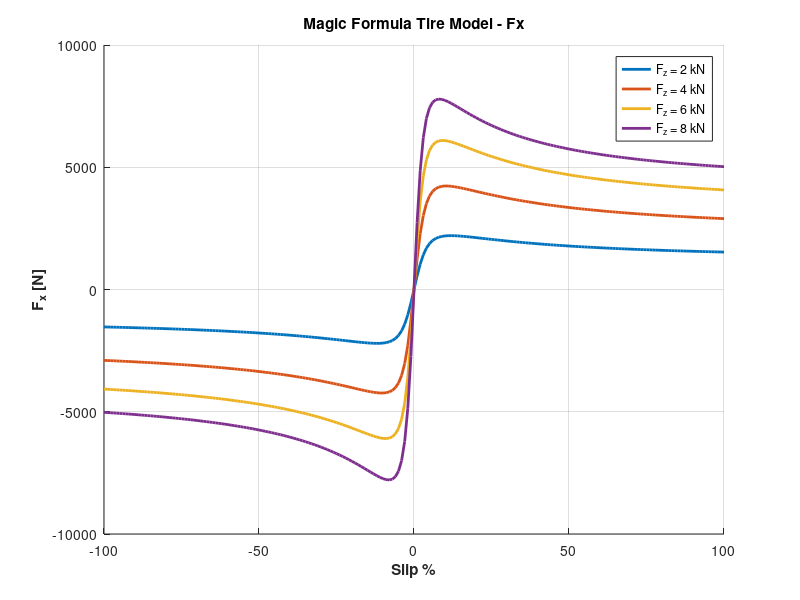
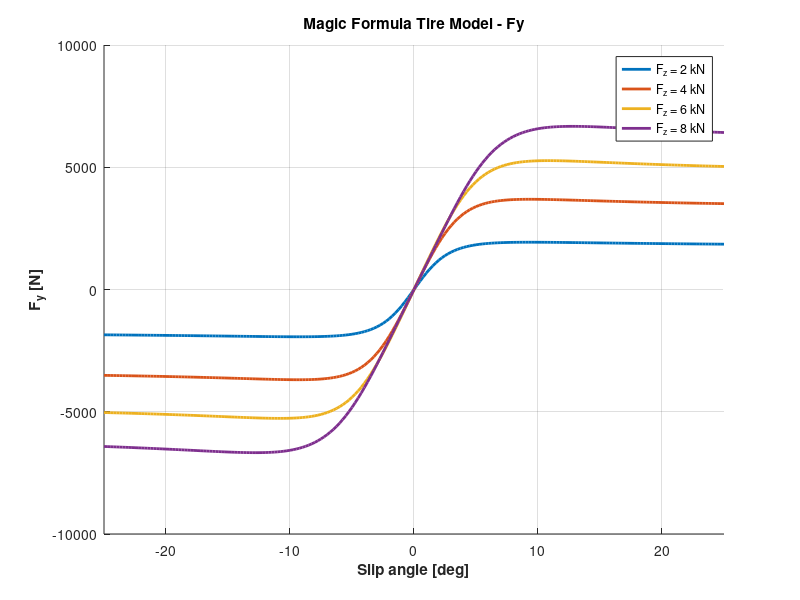
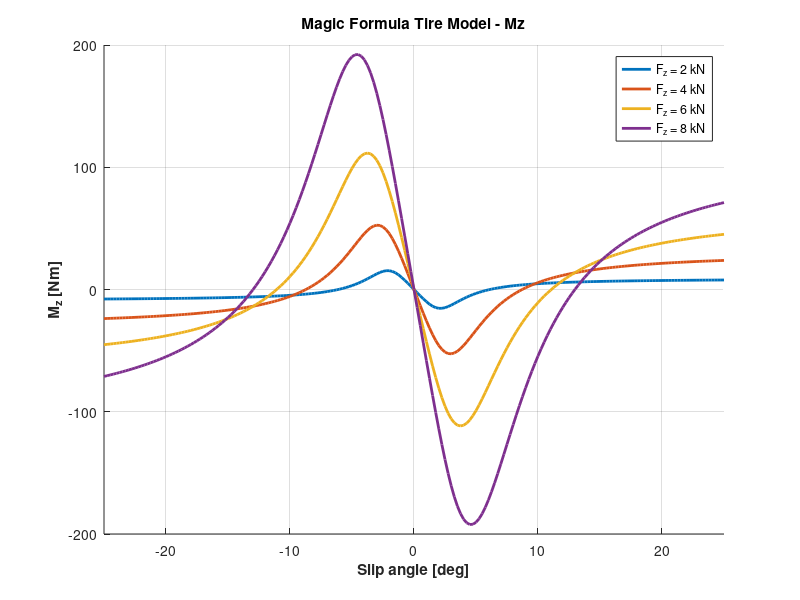
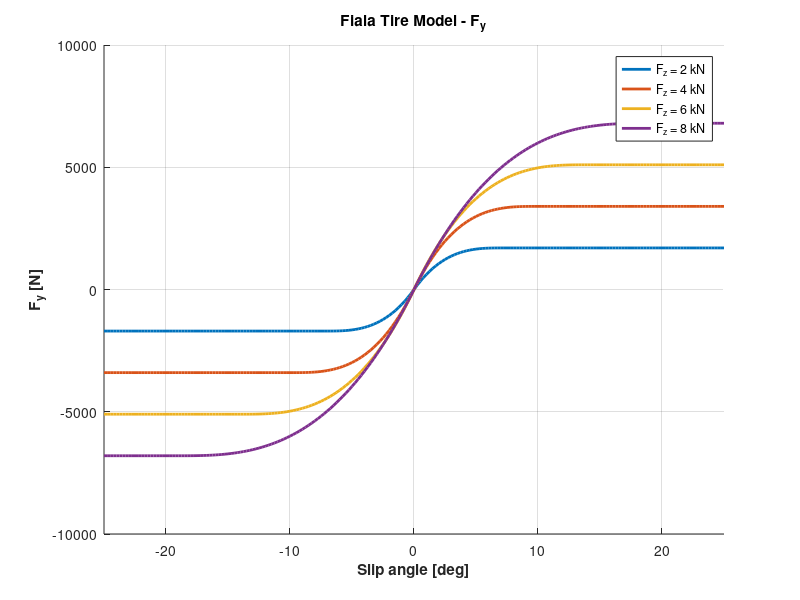

MATLAB code for these plots, in order:
% --- 1. General Input Parameters ---

Fz_N = [2000, 4000, 6000, 8000]; % Vertical loads [N]
Fz_kN = Fz_N / 1000;             % Vertical loads [kN]
alpha_deg = linspace(-25, 25, 201); % Slip angle range [deg]
alpha_rad = deg2rad(alpha_deg);     % Slip angle range [rad]
kappa = linspace(-1, 1, 201);       % Slip ratio range [-1 to 1]

% --- 2. Magic Formula Parameters (from Bakker et al. 1987) ---

% Lateral force parameters
a_Fy = [-22.1, 1011, 1078, 1.82, 0.208, 0.000, -0.354, 0.707]; 
c_Fy = 1.30;
% Longitudinal force parameters
a_Fx = [-21.3, 1144, 49.6, 226, 0.069, -0.006, 0.056, 0.486];
c_Fx = 1.65;
% Self-aligning torque parameters
a_Mz = [-2.72, -2.28, -1.86, -2.73, 0.110, -0.070, 0.643, -4.04];
c_Mz = 2.40;

% --- 3. Dugoff & Fiala Model Parameters ---

mu_0 = 0.85;               % Peak static tire/road friction coeff.
U = 60/3.6 ;               % Longitudinal velocity [m/s]
A_s  = 0.0115;             % Friction reduction factor
Tw = 0.284 ;               % Fiala's tire model parameter

% --- 4. MAGIC FORMULA LONGITUDINAL FORCE (Fx) ---

Fx_magic = zeros(length(Fz_kN),length(kappa));    % empty matrix filled with zeros 
fig_Fx = figure('Name','Magic Formula - Fx', 'Color','w'); % graphic window settings
hold on; grid on;
% for loop instead of calculating them separately using empty matrix
for i = 1:length(Fz_kN)    
    fz = Fz_kN(i);        
    % Calculation of coefficients D, E, and B.
    D_fx = a_Fx(1)*fz^2 + a_Fx(2)*fz;
    E_fx = a_Fx(6)*fz^2 + a_Fx(7)*fz + a_Fx(8);
    B_fx = (a_Fx(3) * fz^2 + a_Fx(4) * fz) / (c_Fx * D_fx * exp(a_Fx(5)*fz));
    % Calculation of Phi (Φ) ( we use .* because of kappa is a vector)
    kappa_pct = kappa * 100;
    Phi_fx = (1 - E_fx) .* kappa_pct + (E_fx / B_fx) .* atan(B_fx .* kappa_pct);
    % Calculation of Fx
    Fx_magic(i, :) = D_fx .* sin(c_Fx .* atan(B_fx .* Phi_fx));
    % plotting the graph
    plot(kappa*100,Fx_magic(i,:),"LineWidth",2,'DisplayName', sprintf('F_z = %d kN', Fz_N(i)/1000));
end

% --- 5. MAGIC FORMULA - LATERAL FORCE (Fy) ---

Fy_magic = zeros(length(Fz_kN), length(alpha_deg));          % empty matrix filled with zeros 
fig_Fy = figure('Name', 'Magic Formula - Fy', 'Color', 'w'); % graphic window settings
hold on; grid on;
% for loop instead of calculating them separately using empty matrix
for i = 1:length(Fz_kN)
    fz = Fz_kN(i);
    % Calculation of coefficients D, E, and B.
    D_fy = a_Fy(1)*fz^2 + a_Fy(2)*fz;
    E_fy = a_Fy(6)*fz^2 + a_Fy(7)*fz + a_Fy(8);
    B_fy = (a_Fy(3)*sin(a_Fy(4)*atan(a_Fy(5)*fz))) / (c_Fy * D_fy);
    % Calculation of Phi (Φ) ( we use .* because alpha_deg is a vector)
    Phi_fy = (1 - E_fy) .* alpha_deg + (E_fy / B_fy) .* atan(B_fy .* alpha_deg);
    % Calculation of Fy
    Fy_magic(i, :) = D_fy .* sin(c_Fy .* atan(B_fy .* Phi_fy));
    % plotting the graph
    plot(alpha_deg, Fy_magic(i, :), 'LineWidth', 2, 'DisplayName', sprintf('F_z = %d kN', Fz_N(i)/1000));
end

% --- 6. MAGIC FORMULA - TORQUE (Mz) ---

Mz_magic = zeros(length(Fz_kN), length(alpha_deg));           % empty matrix filled with zeros
fig_Mz = figure('Name', 'Magic Formula - Mz', 'Color', 'w');  % graphic window settings
hold on; grid on;
% for loop instead of calculating them separately using empty matrix
for i = 1:length(Fz_kN)
    fz = Fz_kN(i);
    % Calculation of coefficients D, E, and B.
    D_mz = a_Mz(1)*fz^2 + a_Mz(2)*fz;
    E_mz = a_Mz(6)*fz^2 + a_Mz(7)*fz + a_Mz(8);
    B_mz = (a_Mz(3)*fz^2 + a_Mz(4)*fz) / (c_Mz * D_mz * exp(a_Mz(5)*fz));
    % Calculation of Phi (Φ) ( we use .* because alpha_deg is a vector)
    Phi_mz = (1 - E_mz) .* alpha_deg + (E_mz / B_mz) .* atan(B_mz .* alpha_deg);
    % Calculation of Mz
    Mz_magic(i, :) = D_mz .* sin(c_Mz .* atan(B_mz .* Phi_mz));
    % plotting the graph
    plot(alpha_deg, Mz_magic(i, :), 'LineWidth', 2, 'DisplayName', sprintf('F_z = %d kN', Fz_N(i)/1000));
end

% --- 7. Graphics Settings ---

% For Fx
figure(fig_Fx);
title ('Magic Formula Tire Model - Fx',"FontWeight","bold");
xlabel ("Slip %","FontWeight","bold");
ylabel ("F_x [N]","FontWeight","bold");
legend("Location","best");
xlim([-100,100])
% For Fy
figure(fig_Fy);
title('Magic Formula Tire Model - Fy', 'FontWeight', 'bold');
xlabel('Slip angle [deg]', 'FontWeight', 'bold');
ylabel('F_y [N]', 'FontWeight', 'bold');
legend('Location', 'best');
xlim([-25 25]);
% For Mz
figure(fig_Mz);
title('Magic Formula Tire Model - Mz', 'FontWeight', 'bold');
xlabel('Slip angle [deg]', 'FontWeight', 'bold');
ylabel('M_z [Nm]', 'FontWeight', 'bold'); % Since it is torque, its unit is Nm.
legend('Location', 'best');
xlim([-25 25]);

% --- 8. TIRE STIFFNESS CALCULATIONS (Cs and C_alpha) ---
% Stiffness/Resistance values required for Fiala and Dugoff models
% Derived from the slope of the Magic Formula at the origin (B*C*D)

% Empty arrays to hold the results for 4% different loads
C_s = zeros(1, length(Fz_kN));           
C_alpha = zeros(1, length(Fz_kN));
disp('======================================================');
disp('   TIRE STIFFNESS VALUES DERIVED FROM MAGIC FORMULA   ');
% for loop instead of calculating them separately using empty matrix
for i = 1:length(Fz_kN)
    fz = Fz_kN(i);
    % 1. Longitudinal Stiffness (C_s)
    % The simplified form of the multiplication B_fx * c_Fx * D_fx in the article is  :
    C_s(i) = ((a_Fx(3) * fz^2 + a_Fx(4) * fz) / exp(a_Fx(5) * fz)) * 100;
    % 2. Lateral / Cornering Stiffness (C_alpha)
    % The simplified form of the multiplication B_fy * c_Fy * D_fy in the article is:
    C_alpha(i) = (a_Fy(3) * sin(a_Fy(4) * atan(a_Fy(5) * fz))) * (180/pi);
    % Printing the results to the Command Window
    fprintf('Fz = %d kN  |  C_s = %8.2f [N/ratio]  |  C_alpha = %8.2f [N/rad]\n',Fz_N(i)/1000, C_s(i), C_alpha(i));
end
disp('======================================================');

% --- 9. FIALA TIRE MODEL - LATERAL FORCE (Fy) & ALIGNING TORQUE (Mz) ---

% Fiala is a physical model. Calculations use radians (alpha_rad) instead of degrees.
Fy_fiala = zeros(length(Fz_kN),length(alpha_rad)) ;            % Empty matrix for  Fiala Fy
Mz_fiala = zeros(length(Fz_kN), length(alpha_rad));            % Empty matrix for  Fiala Mz
fig_Fy_fiala = figure("Name","Fiala Model - Fy","Color","w");     % graphic window settings
hold on;grid on;
fig_Mz_fiala = figure('Name', 'Fiala Model - Mz', 'Color', 'w');  % graphic window settings
hold on; grid on;

% for loop instead of calculating them separately using empty matrix
for i = 1:length(Fz_kN)
    fz_N = Fz_N(i);          
    C_a = C_alpha(i);                % Tıre (Lateral) Stiffness (N/rad) that we found in the previous section
    % Calculation of the critical slip angle (tan axis)
    tan_alpha_crit = (3 * mu_0 * fz_N) / C_a;    % This point is the physical limit where the tire transitions from grip to skidding
    % Since alpha_rad is a vector, we need to check each angle value individually
    for j = 1:length(alpha_rad)
            current_tan_alpha = abs(tan(alpha_rad(j)));
            % STATUS 1: ELASTIC REGION
            if current_tan_alpha < tan_alpha_crit % The tire is still able to grip the road; the cubic parabolic formula works
                H = 1 - (C_a * current_tan_alpha) / (3 * mu_0 * fz_N);
                Fy_fiala(i, j) = mu_0 * fz_N * (1 - H^3) * sign(alpha_rad(j));
                Mz_fiala(i, j) = mu_0 * fz_N * Tw * (1 - H) * (H^3) * sign(alpha_rad(j));
            % STATUS 2: PURE SLIDING REGION    
            else                                  % The tire burst. It gives the maximum friction force it can exert (mu * Fz).
                Fy_fiala(i, j) = mu_0 * fz_N * sign(alpha_rad(j)); 
                Mz_fiala(i, j) = 0;               % The alignment torque resets when the tire bursts.
            end
    end
    % plot of Fiala-Fy & Aligning Torque (Mz)
    figure(fig_Fy_fiala);
    plot(alpha_deg, Fy_fiala(i, :), 'LineWidth', 2, 'DisplayName', sprintf('F_z = %d kN', Fz_N(i)/1000));
    figure(fig_Mz_fiala);
    plot(alpha_deg, Mz_fiala(i, :), 'LineWidth', 2, 'DisplayName', sprintf('F_z = %d kN', Fz_N(i)/1000));
end
% Fiala-Fy & Aligning Torque (Mz) Graphics settings
figure(fig_Fy_fiala);
title('Fiala Tire Model - F_y', 'FontWeight', 'bold');
xlabel('Slip angle [deg]', 'FontWeight', 'bold');
ylabel('F_y [N]', 'FontWeight', 'bold');
legend('Location', 'best');
xlim([-25 25]);
figure(fig_Mz_fiala);
title('Fiala Tire Model - M_z', 'FontWeight', 'bold');
xlabel('Slip angle [deg]', 'FontWeight', 'bold');
ylabel('M_z [Nm]', 'FontWeight', 'bold');
legend('Location', 'best');
xlim([-25 25]);

% --- 10. FIALA TIRE MODEL - LONGITUDINAL FORCE (Fx) ---

% In Fx calculations, we use slip ratio (kappa).
Fx_fiala = zeros(length(Fz_kN), length(kappa));                      % Empty matrix for  Fiala Fx
fig_Fx_fiala = figure('Name', 'Fiala Model - Fx', 'Color', 'w');     % graphic window settings
hold on; grid on;
% for loop instead of calculating them separately using empty matrix
for i = 1:length(Fz_kN)
    fz_N = Fz_N(i);          
    c_s_val = C_s(i);         % Longitudinal Stiffness (N/ratio) that we found in the previous section
    % Calculation of the critical slip rate (kappa)
    kappa_crit = (mu_0 * fz_N) / (2 * c_s_val);   % That physical limit where you transition from holding on to sliding (spinning/locking)
    % Since kappa is a vector, we need to check each slip value individually
    for j = 1:length(kappa)
        S_s = abs(kappa(j));
        % STATUS 1: ELASTIC REGION (Linear)
        if S_s <= kappa_crit  % The tire is still gripping the asphalt while accelerating/decelerating
            Fx_fiala(i, j) = c_s_val * S_s * sign(kappa(j));    % Fx = Cs * Ss
        % STATUS 2: PURE SLIDING REGION (Parabolic Drop-off)    
        else                               % Full wheel spin (or brake lock-up). Friction is fixed at its maximum.
            Fx1 = mu_0 * fz_N;
            Fx2 = (mu_0 * fz_N)^2 / (4 * S_s * c_s_val);
            Fx_fiala(i, j) = sign(kappa(j)) * (Fx1 - Fx2);
        end
    end
    % plot of Fiala-Fx
    figure(fig_Fx_fiala);
    plot(kappa * 100, Fx_fiala(i, :), 'LineWidth', 2, 'DisplayName', sprintf('F_z = %d kN', Fz_N(i)/1000));
end
% Fiala-Fx Graphics settings
title('Fiala Tire Model - F_x', 'FontWeight', 'bold');
xlabel('Slip %', 'FontWeight', 'bold');
ylabel('F_x [N]', 'FontWeight', 'bold');
legend('Location', 'best');
xlim([-100 100]);

% --- 11. DUGOFF TIRE MODEL - LATERAL FORCE (Fy) ---

Fy_dugoff = zeros(length(Fz_kN), length(alpha_rad));                 % Empty matrix for  Dugoff Fy
fig_Fy_dugoff = figure('Name', 'Dugoff Model - Fy', 'Color', 'w');   % graphic window settings
hold on; grid on;
% for loop instead of calculating them separately using empty matrix
for i = 1:length(Fz_kN)
    fz_N = Fz_N(i);
    C_a = C_alpha(i);
    c_s_val = C_s(i);           % Longitudinal Stiffness (N/ratio)
    % Since alpha_rad is a vector, we need to check each angle value individually
    for j = 1:length(alpha_rad)
        alpha = alpha_rad(j);
        s = 0;                  % slip (s) is zero because no accelerator/brake is applied.
        % 1. Calculation of Sliding Speed (Vs) and Dynamic Friction (mu)
        V_s = U * sqrt(s^2 + tan(alpha)^2);
        mu = mu_0 * (1 - A_s * V_s);
        % 2. Lambda (Critical Limit) Calculation
        den = 2 * sqrt((c_s_val * s)^2 + (C_a * tan(alpha))^2); 
        % If the denominator is zero (at the origin), it shouldn't go to infinity:
        if den == 0
            lambda = 1000; % If the denominator is 0, it means the tire has 100% grip.
        else
            lambda = (mu * fz_N * (1 + s)) / den;
        end
        % 3. Piecewise f(lambda) Function
        if lambda < 1
            f_lambda = (2 - lambda) * lambda;
        else
            f_lambda = 1;
        end
        % 4. Final Dugoff Lateral Force (Fy) Formula
        Fy_dugoff(i, j) = C_a * (tan(alpha) / (1 + s)) * f_lambda;
    end
    % Plot of Dugoff-Fy 
    figure(fig_Fy_dugoff);
    plot(alpha_deg, Fy_dugoff(i, :), 'LineWidth', 2, 'DisplayName', sprintf('F_z = %d kN', Fz_N(i)/1000));
end
% Dugoff-Fy Graphics settings
title('Dugoff Tire Model - F_y', 'FontWeight', 'bold');
xlabel('Slip angle [deg]', 'FontWeight', 'bold');
ylabel('F_y [N]', 'FontWeight', 'bold');
legend('Location', 'best');
xlim([-25 25]);

% --- 12. DUGOFF TIRE MODEL - LONGITUDINAL FORCE (Fx) ---

Fx_dugoff = zeros(length(Fz_kN), length(kappa));                    % Empty matrix for  Dugoff Fx
fig_Fx_dugoff = figure('Name', 'Dugoff Model - Fx', 'Color', 'w');  % graphic window settings
hold on; grid on;
% for loop instead of calculating them separately using empty matrix
for i = 1:length(Fz_kN)
    fz_N = Fz_N(i);
    c_s_val = C_s(i);
    % Since kappa is a vector, we need to check each slip value individually
    for j = 1:length(kappa)
        s = kappa(j);
        s_mag = abs(s);
        % 1. Calculation of Sliding Speed (Vs) and Dynamic Friction (mu)
        V_s = U * s_mag;
        mu = mu_0 * (1 - A_s * V_s);
        % 2. Lambda (Critical Limit) Calculation
        den = 2 * c_s_val * s_mag;
        % If the denominator is zero (at the origin), it shouldn't go to infinity:
        if den == 0
            lambda = 1000;         % If the denominator is 0, it means the tire has 100% grip.
        else
            lambda = (mu * fz_N * (1 + s_mag)) / den;
        end
         % 3. Piecewise f(lambda) Function
        if lambda < 1
            f_lambda = (2 - lambda) * lambda;
        else
            f_lambda = 1;
        end
        % 4. Final Dugoff Longitudinal Force (Fx) Formula
        Fx_dugoff(i, j) = c_s_val * (s / (1 + s_mag)) * f_lambda;
    end
    % Plot of Dugoff-Fx
    figure(fig_Fx_dugoff);
    plot(kappa * 100, Fx_dugoff(i, :), 'LineWidth', 2, 'DisplayName', sprintf('F_z = %d kN', Fz_N(i)/1000));
end
% Dugoff-Fx Graphics settings
title('Dugoff Tire Model - F_x', 'FontWeight', 'bold');
xlabel('Slip %', 'FontWeight', 'bold');
ylabel('F_x [N]', 'FontWeight', 'bold');
legend('Location', 'best');
xlim([-100 100]);

% --- 13. TIRE FORCE ELLIPSE (FRICTION ELLIPSE / CARPET PLOT) ---

% Based on Dugoff Tire Model with constant vertical load Fz = 4000 N
Fz_ellipse = 4000;                        % Constant vertical load [N]
alpha_ellipse_deg = [0, 2, 5, 10, 20];    % Given constant slip angles [deg]
alpha_ellipse_rad = deg2rad(alpha_ellipse_deg);   % conversion from degrees to radians
% We already have the stiffness values for Fz = 4000 N 
% It is the 2nd index in our Fz array (2000, 4000, 6000, 8000)
Cs_ellipse = C_s(2); 
Ca_ellipse = C_alpha(2);
fig_Ellipse = figure('Name', 'Tire Force Ellipse (Dugoff)', 'Color', 'w');  % graphic window settings
hold on; grid on;
% Friction Circle Boundary (Theoretical Limit: mu * Fz)
F_max = mu_0 * Fz_ellipse;
theta = linspace(0, 2*pi, 100);
plot(F_max * sin(theta), F_max * cos(theta), 'k--', 'LineWidth', 2, 'DisplayName', 'Friction Limit (\mu F_z)');
set(gca, 'ColorOrderIndex', 1);
% Loop for each constant slip angle
for i = 1:length(alpha_ellipse_rad)
    alpha = alpha_ellipse_rad(i);
    Fx_combined = zeros(1, length(kappa));
    Fy_combined = zeros(1, length(kappa));
     % Since kappa is a vector, we need to check each slip value individually
     for j = 1:length(kappa)
        s = kappa(j);
        % 1. Calculation of Sliding Speed (Vs) and Dynamic Friction (mu)
        V_s = U * sqrt(s^2 + tan(alpha)^2);
        mu = mu_0 * (1 - A_s * V_s);
        % 2. Lambda (Critical Limit) Calculation
        den = 2 * sqrt((Cs_ellipse * s)^2 + (Ca_ellipse * tan(alpha))^2);
        % If the denominator is zero (at the origin), it shouldn't go to infinity:
        if den == 0
            lambda = 1000;               % If the denominator is 0, it means the tire has 100% grip.
        else
            lambda = (mu * Fz_ellipse * (1 + abs(s))) / den;
        end
        % 3. Piecewise f(lambda) Function
        if lambda < 1
            f_lambda = (2 - lambda) * lambda;
        else
            f_lambda = 1;
        end
        % Combined slip forces calculation
        Fx_combined(j) = Cs_ellipse * (s / (1 + abs(s))) * f_lambda;
        Fy_combined(j) = Ca_ellipse * (tan(alpha) / (1 + abs(s))) * f_lambda;
     end
     % Plot Fy vs Fx for the current constant slip angle
     % (Lateral force on X-axis, Longitudinal force on Y-axis is standard for Carpet Plots)
     figure(fig_Ellipse);
     plot(Fy_combined, Fx_combined, 'LineWidth', 2, 'DisplayName', sprintf('\\alpha = %d^o', alpha_ellipse_deg(i)));
end
% Ellipse Graphics settings
title('Tire Force Ellipse (Carpet Plot) - Dugoff Model', 'FontWeight', 'bold');
xlabel('Lateral Force, F_y [N]', 'FontWeight', 'bold');
ylabel('Longitudinal Force, F_x [N]', 'FontWeight', 'bold');
legend('Location', 'eastoutside');
axis equal;                      % Makes the friction limit look like a perfect circle.
xlim([-4500 4500]);
ylim([-4500 4500]);
